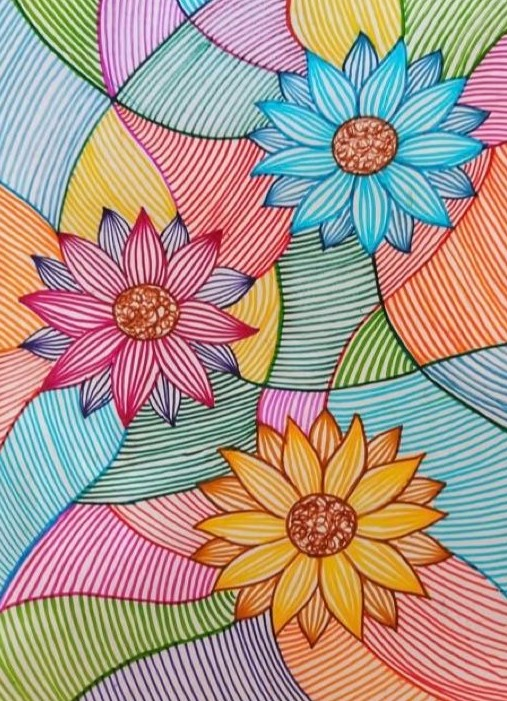
#> input picture backend/test_images/WhatsApp Image 2026-05-19 at 10.13.31 AM.jpeg, 507 x 701 px; its folder holds only this picture in this run
$ python seam_validator.py
#> lines starting #> are read from the running program, lines starting #| are printed output that depends on the picture
### backend/seam_metrics.py
"""Seam metrics shared by Make Seamless, Generate New and the seam_validator CLI.

Pure numpy; no app imports, so the diagnostics CLI can use it without loading the Flask app.
One module because three seam scorers drifted apart once already: the one the product used
compared mirrored edge strips against an absolute threshold and could not pass real artwork,
so Fix Existing threw away every healed tile and Generate New graded clean tiles "D - Poor".
"""
import numpy as np

# A seam is "invisible" when the wrap-around edge step is no bigger than the steps between
# neighbouring pixels elsewhere in the image. Ratio 1.0 = indistinguishable from the interior.
SEAMLESS_MAX_RATIO = 1.5

# Texture inside the healed band vs the artwork right next to it. A real continuation has about
# the same amount of detail as its surroundings; a model that gave up and painted flat colour
# (or a banner of text) over the seam comes in far below. Seen at 0.08 on a floral print.
FLAT_FILL_MAX_RATIO = 0.35


def seam_continuity(img):
    """Score how seamlessly a tile wraps, relative to its own texture.

    Compares the two wrap-adjacent edges (column 0 next to column w-1, row 0 next to row h-1)
    and divides by the mean adjacent-pixel difference inside the image. The previous scorer
    compared 3%-wide edge strips MIRRORED and against an absolute threshold, so any painterly or
    photographic artwork failed on its own continuous interior; nothing real could ever pass.
    """
    arr = np.asarray(img.convert("RGB"), dtype=np.float32)
    seam_x = float(np.mean(np.abs(arr[:, 0] - arr[:, -1])))
    seam_y = float(np.mean(np.abs(arr[0, :] - arr[-1, :])))
    base_x = max(1.0, float(np.mean(np.abs(arr[:, 1:] - arr[:, :-1]))))
    base_y = max(1.0, float(np.mean(np.abs(arr[1:, :] - arr[:-1, :]))))
    ratio_x, ratio_y = seam_x / base_x, seam_y / base_y

    def to_score(ratio):
        # 1.0 at ratio<=1, falling to 0 at ratio 5 (a hard cut on this kind of artwork is 4-6).
        return max(0.0, min(1.0, 1.0 - (ratio - 1.0) / 4.0))

    v_score, h_score = to_score(ratio_x), to_score(ratio_y)
    return {
        "v": round(v_score, 4),
        "h": round(h_score, 4),
        "overall": round((v_score + h_score) / 2.0, 4),
        "ratio_x": round(ratio_x, 3),
        "ratio_y": round(ratio_y, 3),
        "is_seamless": bool(ratio_x <= SEAMLESS_MAX_RATIO and ratio_y <= SEAMLESS_MAX_RATIO),
    }


# [23 lines left out: function band_texture_ratio, not called in this run]

### backend/seam_validator.py
r"""
RIMI AI — Seam Quality Validator
================================
Analyses every image in test_images/ for seamless-repeat quality.

For each image it:
  1. Computes vertical & horizontal seam scores (edge pixel similarity)
  2. Generates a 3x3 repeat preview
  3. Generates a seam heatmap (highlights problem edges)
  4. Classifies the pattern type (geometric / organic / illustration)
  5. Outputs everything into test_results/seam_report/

Run:
    cd D:\RIMI_AI\backend
    python seam_validator.py
"""

import os
import sys
import numpy as np

from seam_metrics import seam_continuity
from PIL import Image, ImageDraw, ImageFont, ImageFilter, ImageChops
from pathlib import Path
import json
from datetime import datetime

# ── Paths ──────────────────────────────────────────────────────────
SCRIPT_DIR = Path(__file__).parent
TEST_DIR   = SCRIPT_DIR / "test_images"
OUT_DIR    = SCRIPT_DIR / "test_results" / "seam_report"
OUT_DIR.mkdir(parents=True, exist_ok=True)


# ── 1. Seam Score Computation ──────────────────────────────────────
def compute_seam_score(img: Image.Image, strip_pct: float = 0.03) -> dict:
    """
    How seamlessly the tile wraps, using the same metric as the product (seam_metrics).

    The previous version compared MIRRORED edge strips against an absolute threshold; real
    artwork failed on its own continuous interior, so its grades meant nothing.
    - strip_pct only sizes the heatmap strips drawn on the diagnostic sheet
    """
    arr = np.array(img.convert("RGB"), dtype=np.float32)
    h, w = arr.shape[:2]
    strip_w = max(3, int(w * strip_pct))
    strip_h = max(3, int(h * strip_pct))
    s = seam_continuity(img)

    # Per-pixel step across each seam (col 0 next to col w-1, row 0 next to row h-1),
    # broadcast across the strip so the sheet's edge overlay glows where the seam is worst.
    v_step = np.mean(np.abs(arr[:, 0, :] - arr[:, -1, :]), axis=1)   # (H,)
    h_step = np.mean(np.abs(arr[0, :, :] - arr[-1, :, :]), axis=1)   # (W,)
    v_heat = np.repeat(v_step[:, None], strip_w, axis=1)             # (H, strip_w)
    h_heat = np.repeat(h_step[None, :], strip_h, axis=0)             # (strip_h, W)

    overall = s["overall"]
    return {
        "vertical_score": s["v"],
        "horizontal_score": s["h"],
        "overall_score": overall,
        "is_seamless": s["is_seamless"],
        "grade": (
            "A — Excellent" if overall > 0.90 else
            "B — Good" if overall > 0.75 else
            "C — Fair" if overall > 0.55 else
            "D — Poor" if overall > 0.35 else
            "F — Failed"
        ),
        "v_ratio": s["ratio_x"],
        "h_ratio": s["ratio_y"],
        "v_heatmap": v_heat,
        "h_heatmap": h_heat,
        "strip_w": strip_w,
        "strip_h": strip_h,
    }


# ── 2. Generate 3×3 Repeat Preview ────────────────────────────────
def make_repeat_preview(img: Image.Image, grid: int = 3) -> Image.Image:
    """Tile the image into a grid×grid repeat."""
    w, h = img.size
    canvas = Image.new("RGB", (w * grid, h * grid))
    for row in range(grid):
        for col in range(grid):
            canvas.paste(img, (col * w, row * h))
    return canvas


# ── 3. Generate Seam Heatmap Overlay ──────────────────────────────
def make_seam_heatmap(img: Image.Image, scores: dict) -> Image.Image:
    """
    Create a version of the image with red overlays on the 4 edges
    showing where the seam mismatch is worst.
    """
    w, h = img.size
    overlay = img.copy().convert("RGBA")
    heat_layer = Image.new("RGBA", (w, h), (0, 0, 0, 0))
    draw = ImageDraw.Draw(heat_layer)

    strip_w = scores["strip_w"]
    strip_h = scores["strip_h"]

    # Vertical seam intensity → paint left & right edges
    v_heat = scores["v_heatmap"]  # shape (H, strip_w)
    for y in range(h):
        for x in range(min(strip_w, v_heat.shape[1])):
            intensity = min(255, int(v_heat[y, x] * 3))
            if intensity > 30:
                # Left edge
                draw.point((x, y), fill=(255, 0, 0, intensity))
                # Right edge
                draw.point((w - 1 - x, y), fill=(255, 0, 0, intensity))

    # Horizontal seam intensity → paint top & bottom edges
    h_heat = scores["h_heatmap"]  # shape (strip_h, W)
    for y in range(min(strip_h, h_heat.shape[0])):
        for x in range(w):
            intensity = min(255, int(h_heat[y, x] * 3))
            if intensity > 30:
                # Top edge
                draw.point((x, y), fill=(255, 80, 0, intensity))
                # Bottom edge
                draw.point((x, h - 1 - y), fill=(255, 80, 0, intensity))

    result = Image.alpha_composite(overlay, heat_layer)
    return result.convert("RGB")


# ── 4. Pattern Type Classification ────────────────────────────────
def classify_pattern(img: Image.Image) -> str:
    """
    Simple heuristic classification:
    - High edge variance + low color count → Geometric
    - High color variance + organic shapes → Organic/Floral
    - Very high variance everywhere → Illustration (not a pattern)
    """
    arr = np.array(img.convert("RGB"), dtype=np.float32)
    h, w = arr.shape[:2]

    # Overall color variance
    color_std = np.std(arr)

    # Edge complexity: compare adjacent pixel differences
    dx = np.abs(np.diff(arr, axis=1))
    dy = np.abs(np.diff(arr, axis=0))
    edge_energy = (np.mean(dx) + np.mean(dy)) / 2.0

    # Unique color clusters (downsampled)
    small = img.resize((64, 64), Image.Resampling.LANCZOS)
    colors = small.getcolors(maxcolors=4096)
    unique_colors = len(colors) if colors else 4096

    if unique_colors > 3000 and edge_energy > 25:
        return "Illustration / Photo (NOT a repeat pattern)"
    elif unique_colors < 500 and edge_energy < 15:
        return "Geometric / Structured"
    elif edge_energy < 20:
        return "Geometric / Structured"
    else:
        return "Organic / Floral"


# ── 5. Draw Score Bar ─────────────────────────────────────────────
def draw_score_bar(draw: ImageDraw.Draw, x: int, y: int, w: int, h: int,
                   score: float, label: str):
    """Draw a colored progress bar with label."""
    # Background
    draw.rectangle([x, y, x + w, y + h], fill="#2a2a3e", outline="#444466")
    # Fill
    fill_w = int(w * score)
    if score > 0.82:
        color = "#22c55e"  # green
    elif score > 0.55:
        color = "#eab308"  # yellow
    else:
        color = "#ef4444"  # red
    if fill_w > 0:
        draw.rectangle([x, y, x + fill_w, y + h], fill=color)
    # Label
    draw.text((x + 4, y + 2), f"{label}: {score:.2f}", fill="white")


# ── 6. Generate Full Diagnostic Sheet ─────────────────────────────
def generate_diagnostic_sheet(img: Image.Image, name: str,
                              scores: dict, pattern_type: str) -> Image.Image:
    """
    Creates a single diagnostic image containing:
    - Original tile
    - 3×3 repeat preview
    - Seam heatmap
    - Score bars & metadata
    """
    # Normalize tile to max 512px on longest side
    w, h = img.size
    max_dim = 400
    if max(w, h) > max_dim:
        ratio = max_dim / max(w, h)
        img_small = img.resize((int(w * ratio), int(h * ratio)), Image.Resampling.LANCZOS)
    else:
        img_small = img.copy()

    sw, sh = img_small.size

    # Generate assets
    repeat = make_repeat_preview(img_small, 3)
    rw, rh = repeat.size
    # Scale repeat to fit ~400px
    repeat_max = 400
    if max(rw, rh) > repeat_max:
        ratio = repeat_max / max(rw, rh)
        repeat = repeat.resize((int(rw * ratio), int(rh * ratio)), Image.Resampling.LANCZOS)
    rw, rh = repeat.size

    heatmap = make_seam_heatmap(img_small, scores)

    # Canvas
    pad = 20
    col1_w = max(sw, sw) + pad
    col2_w = rw + pad
    total_w = pad + col1_w + col2_w + pad
    total_h = pad + 40 + sh + pad + sh + pad + 120 + pad  # title + orig + heatmap + scores
    total_h = max(total_h, pad + 40 + rh + pad + 120 + pad)

    canvas = Image.new("RGB", (total_w, total_h), "#1a1a2e")
    draw = ImageDraw.Draw(canvas)

    # Title
    short_name = name[:50] + "..." if len(name) > 50 else name
    draw.text((pad, pad), f"Seam Analysis: {short_name}", fill="white")

    # Column 1: Original + Heatmap
    y_cursor = pad + 40
    draw.text((pad, y_cursor - 16), "Original Tile", fill="#94a3b8")
    canvas.paste(img_small, (pad, y_cursor))
    y_cursor += sh + pad

    draw.text((pad, y_cursor - 16), "Seam Heatmap (red = mismatch)", fill="#94a3b8")
    canvas.paste(heatmap, (pad, y_cursor))
    y_cursor += sh + pad

    # Column 2: Repeat preview
    col2_x = pad + col1_w
    draw.text((col2_x, pad + 40 - 16), "3×3 Repeat Preview", fill="#94a3b8")
    canvas.paste(repeat, (col2_x, pad + 40))

    # Score section (below repeat)
    score_y = pad + 40 + rh + pad
    bar_w = rw - 10
    bar_h = 22

    draw.text((col2_x, score_y), "Seam Scores", fill="white")
    score_y += 24
    draw_score_bar(draw, col2_x, score_y, bar_w, bar_h,
                   scores["vertical_score"], "Vertical (L↔R)")
    score_y += bar_h + 8
    draw_score_bar(draw, col2_x, score_y, bar_w, bar_h,
                   scores["horizontal_score"], "Horizontal (T↔B)")
    score_y += bar_h + 8
    draw_score_bar(draw, col2_x, score_y, bar_w, bar_h,
                   scores["overall_score"], "Overall")
    score_y += bar_h + 16

    # Metadata
    grade_color = "#22c55e" if scores["overall_score"] > 0.75 else (
        "#eab308" if scores["overall_score"] > 0.55 else "#ef4444")
    draw.text((col2_x, score_y), f"Grade: {scores['grade']}", fill=grade_color)
    score_y += 20
    draw.text((col2_x, score_y), f"Type: {pattern_type}", fill="#94a3b8")
    score_y += 20
    seamless_label = "PASS - SEAMLESS" if scores["is_seamless"] else "FAIL - NOT SEAMLESS"
    seamless_color = "#22c55e" if scores["is_seamless"] else "#ef4444"
    draw.text((col2_x, score_y), seamless_label, fill=seamless_color)

    return canvas


# ── 7. Main ───────────────────────────────────────────────────────
def main():
    print("=" * 60)
    print("  RIMI AI — Seam Quality Validator")
    print("=" * 60)

    if not TEST_DIR.exists():
        print(f"\n  ERROR: {TEST_DIR} does not exist.")
        sys.exit(1)

    images = sorted([
        f for f in TEST_DIR.iterdir()
        if f.suffix.lower() in (".png", ".jpg", ".jpeg", ".webp")
    ])

    if not images:
        print(f"\n  No images found in {TEST_DIR}")
        sys.exit(1)

    print(f"\n  Found {len(images)} images in {TEST_DIR}\n")

    results = []

    for i, img_path in enumerate(images, 1):
        name = img_path.name
        print(f"  [{i:2d}/{len(images)}] Analyzing: {name}")

        try:
            img = Image.open(img_path).convert("RGB")
#> img is the input picture: PIL image 507x701 RGB; mean R, G, B 169.3, 149, 137.3
        except Exception as e:
            print(f"         ⚠ Could not open: {e}")
            continue

        # Compute scores
        scores = compute_seam_score(img)
#> in seam_continuity, `seam_x = float(np.mean(np.abs(arr[:, 0] - arr[:, -1])))`: seam_x = 47.52
#> in seam_continuity, `seam_y = float(np.mean(np.abs(arr[0, :] - arr[-1, :])))`: seam_y = 54.88
#> in seam_continuity, `base_x = max(1.0, float(np.mean(np.abs(arr[:, 1:] - arr[:, :-1]))))`: base_x = 18.56
#> in seam_continuity, `base_y = max(1.0, float(np.mean(np.abs(arr[1:, :] - arr[:-1, :]))))`: base_y = 17.78
#> in seam_continuity, `ratio_x, ratio_y = seam_x / base_x, seam_y / base_y`: ratio_x = 2.56; ratio_y = 3.09
#> in seam_continuity, `v_score, h_score = to_score(ratio_x), to_score(ratio_y)`: v_score = 0.61; h_score = 0.478
#> in compute_seam_score, `s = seam_continuity(img)`: s = {'v': 0.61, 'h': 0.478, 'overall': 0.544, 'ratio_x': 2.56, 'ratio_y': 3.09, 'is_seamless': False}
#> in compute_seam_score, `v_step = np.mean(np.abs(arr[:, 0, :] - arr[:, -1, :]), axis=1)`: v_step = 701 values, max 173.7 at index 32, min 2 at index 570, mean 47.52
#> in compute_seam_score, `h_step = np.mean(np.abs(arr[0, :, :] - arr[-1, :, :]), axis=1)`: h_step = 507 values, max 175.3 at index 144, min 5 at index 268, mean 54.88
#> in compute_seam_score, `h_heat = np.repeat(h_step[None, :], strip_h, axis=0)`:
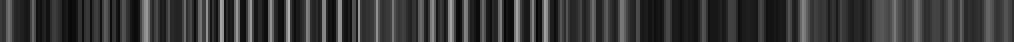
#> h_heat: shape (21, 507) float32 (shown 2 times larger); min 5, max 175.3, mean 54.9
#> in compute_seam_score, `overall = s["overall"]`: overall = 0.544
#> scores = 11 items
        pattern_type = classify_pattern(img)
#> in classify_pattern, `color_std = np.std(arr)`: color_std = 57.83
#> in classify_pattern, `dy = np.abs(np.diff(arr, axis=0))`:
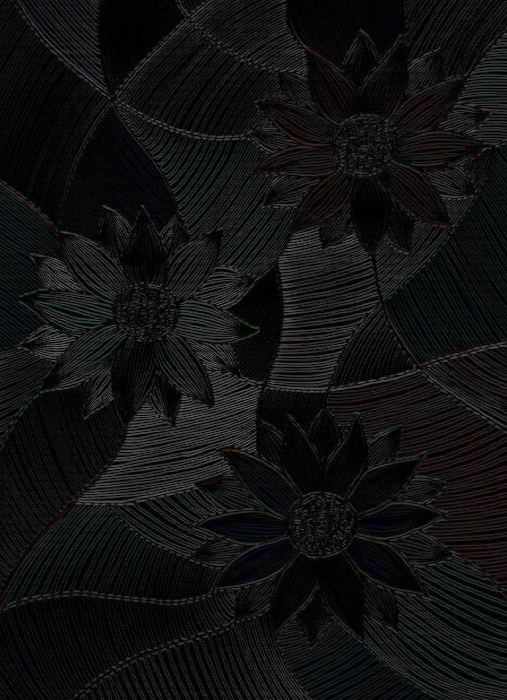
#> dy: shape (700, 507, 3) float32; mean R, G, B 17.6, 17.7, 18
#> in classify_pattern, `edge_energy = (np.mean(dx) + np.mean(dy)) / 2.0`: edge_energy = 18.17
#> in classify_pattern, `small = img.resize((64, 64), Image.Resampling.LANCZOS)`:
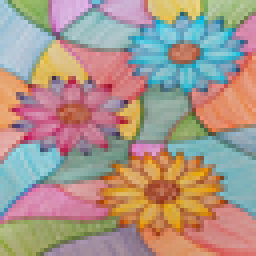
#> small: PIL image 64x64 RGB (shown 4 times larger); mean R, G, B 169.2, 149, 137.3
#> in classify_pattern, `colors = small.getcolors(maxcolors=4096)`: colors = 4054 items
#> in classify_pattern, `unique_colors = len(colors) if colors else 4096`: unique_colors = 4054
#> pattern_type = 'Geometric / Structured'

        # Print summary
        v = scores["vertical_score"]
#> v = 0.61
        h = scores["horizontal_score"]
#> h = 0.478
        o = scores["overall_score"]
#> o = 0.544
        status = "PASS" if scores["is_seamless"] else "FAIL"
#> status = 'FAIL'
        print(f"         V={v:.3f}  H={h:.3f}  Overall={o:.3f}  "
              f"[{scores['grade']}]  {status}  ({pattern_type})")
#|          V=0.610  H=0.478  Overall=0.544  [D — Poor]  FAIL  (Geometric / Structured)

        # Generate diagnostic sheet
        sheet = generate_diagnostic_sheet(img, name, scores, pattern_type)
#> in generate_diagnostic_sheet, `repeat = repeat.resize((int(rw * ratio), int(rh * ratio)), Image.Resam..`:
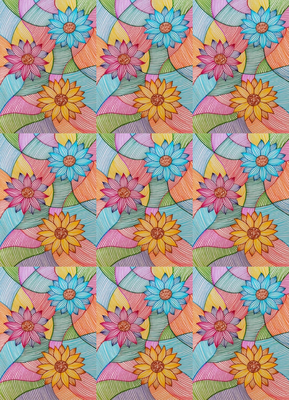
#> repeat: PIL image 289x400 RGB; mean R, G, B 169.1, 149, 137.3
#> in make_seam_heatmap, `strip_w = scores["strip_w"]`: strip_w = 15
#> in make_seam_heatmap, `strip_h = scores["strip_h"]`: strip_h = 21
#> in make_seam_heatmap, `result = Image.alpha_composite(overlay, heat_layer)`:
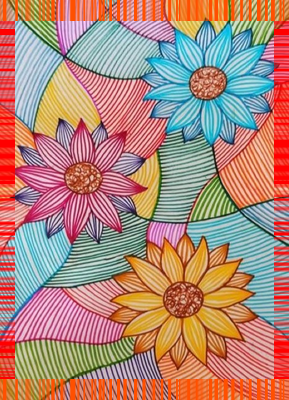
#> result: PIL image 289x400 RGBA; mean R, G, B, A 176.9, 135.7, 121.1, 255
#> in generate_diagnostic_sheet, `canvas.paste(repeat, (col2_x, pad + 40))`:
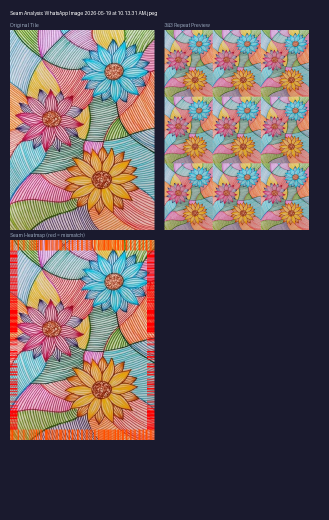
#> canvas: PIL image 658x1040 RGB (shown at 1/2 size); mean R, G, B 100.2, 86.4, 89.9
#> in generate_diagnostic_sheet, `grade_color = "#22c55e" if scores["overall_score"] > 0.75 else ( "#eab..`: grade_color = '#ef4444'
#> in generate_diagnostic_sheet, `seamless_label = "PASS - SEAMLESS" if scores["is_seamless"] else "FAIL..`: seamless_label = 'FAIL - NOT SEAMLESS'
#> in generate_diagnostic_sheet, `seamless_color = "#22c55e" if scores["is_seamless"] else "#ef4444"`: seamless_color = '#ef4444'
        safe_name = img_path.stem.replace(" ", "_")[:60]
        sheet_path = OUT_DIR / f"{i:02d}_{safe_name}_diagnostic.png"
        sheet.save(sheet_path, "PNG")

        # Generate standalone 3x3 repeat
        repeat = make_repeat_preview(img, 3)
#> call 2 of make_repeat_preview, with grid = 3
#> after the loop in make_repeat_preview (call 2), `for row in range(grid):`:
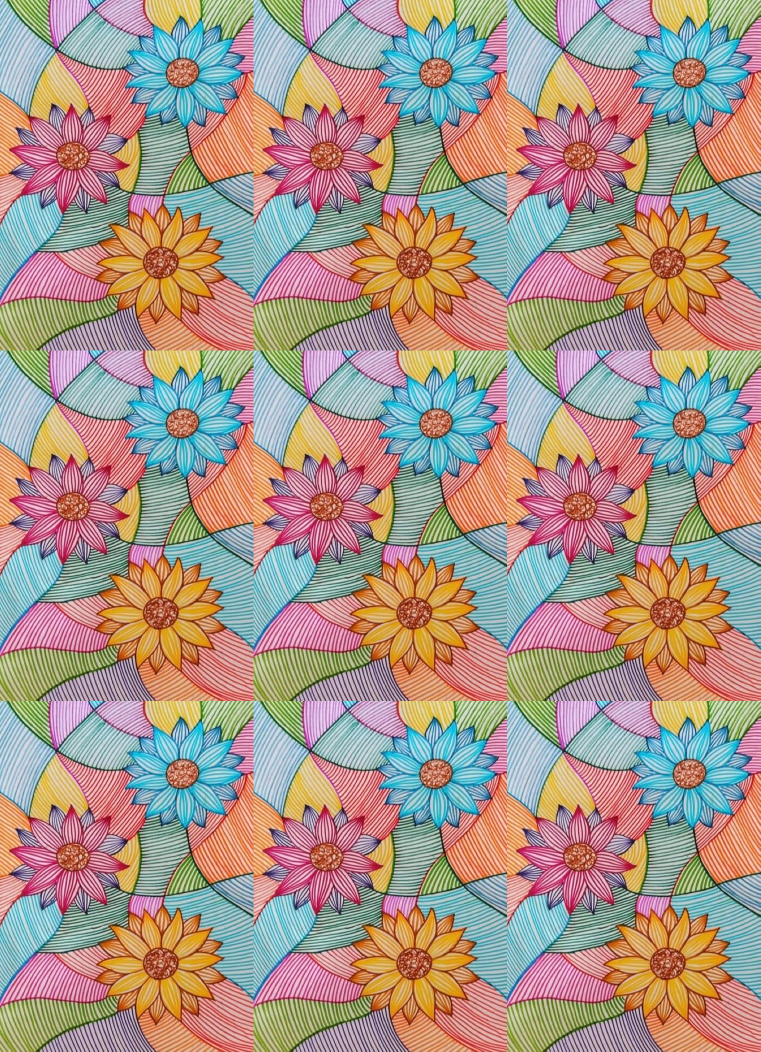
#> canvas: PIL image 1521x2103 RGB (shown at 1/2 size); mean R, G, B 169.3, 149, 137.3
        repeat_path = OUT_DIR / f"{i:02d}_{safe_name}_3x3_repeat.png"
        # Limit repeat size to avoid huge files
        rw, rh = repeat.size
        if max(rw, rh) > 2048:
            ratio = 2048 / max(rw, rh)
            repeat = repeat.resize((int(rw * ratio), int(rh * ratio)), Image.Resampling.LANCZOS)
#> repeat: PIL image 1481x2048 RGB
        repeat.save(repeat_path, "PNG", quality=90)

        results.append({
            "filename": name,
            "width": img.size[0],
            "height": img.size[1],
            "vertical_score": scores["vertical_score"],
            "horizontal_score": scores["horizontal_score"],
            "overall_score": scores["overall_score"],
            "grade": scores["grade"],
            "is_seamless": bool(scores["is_seamless"]),
            "pattern_type": pattern_type,
            "diagnostic_file": sheet_path.name,
            "repeat_file": repeat_path.name,
        })

    # ── Summary Report ─────────────────────────────────────────────
    print("\n" + "=" * 60)
    print("  SUMMARY REPORT")
    print("=" * 60)
    print(f"  {'#':>3}  {'Score':>6}  {'Grade':<15}  {'Seamless':>8}  {'Type':<30}  Name")
    print("  " + "-" * 100)

    for i, r in enumerate(results, 1):
        s = "  YES" if r["is_seamless"] else "   NO"
        print(f"  {i:3d}  {r['overall_score']:6.3f}  {r['grade']:<15}  {s:>8}  "
              f"{r['pattern_type']:<30}  {r['filename'][:40]}")
#> this loop made 1 pass
#> (i, s) on pass 1: (1, '   NO')
#> (printed output is left out)

    # Stats
    seamless_count = sum(1 for r in results if r["is_seamless"])
#> seamless_count = 0
    avg_score = np.mean([r["overall_score"] for r in results]) if results else 0
#> avg_score = 0.544
    print(f"\n  Seamless: {seamless_count}/{len(results)}  |  "
          f"Average Score: {avg_score:.3f}")
#|   Seamless: 0/1  |  Average Score: 0.544

    # Save JSON report
    report_path = OUT_DIR / "seam_report.json"
    with open(report_path, "w") as f:
        json.dump({
            "generated_at": datetime.now().isoformat(),
            "total_images": len(results),
            "seamless_count": seamless_count,
            "average_score": round(avg_score, 4),
            "results": results,
        }, f, indent=2)

    print(f"\n  Results saved to: {OUT_DIR}")
    print(f"  JSON report:      {report_path}")
    print(f"  Diagnostic PNGs:  {len(results)} files")
#|   Diagnostic PNGs:  1 files
    print("=" * 60)


if __name__ == "__main__":
    main()
